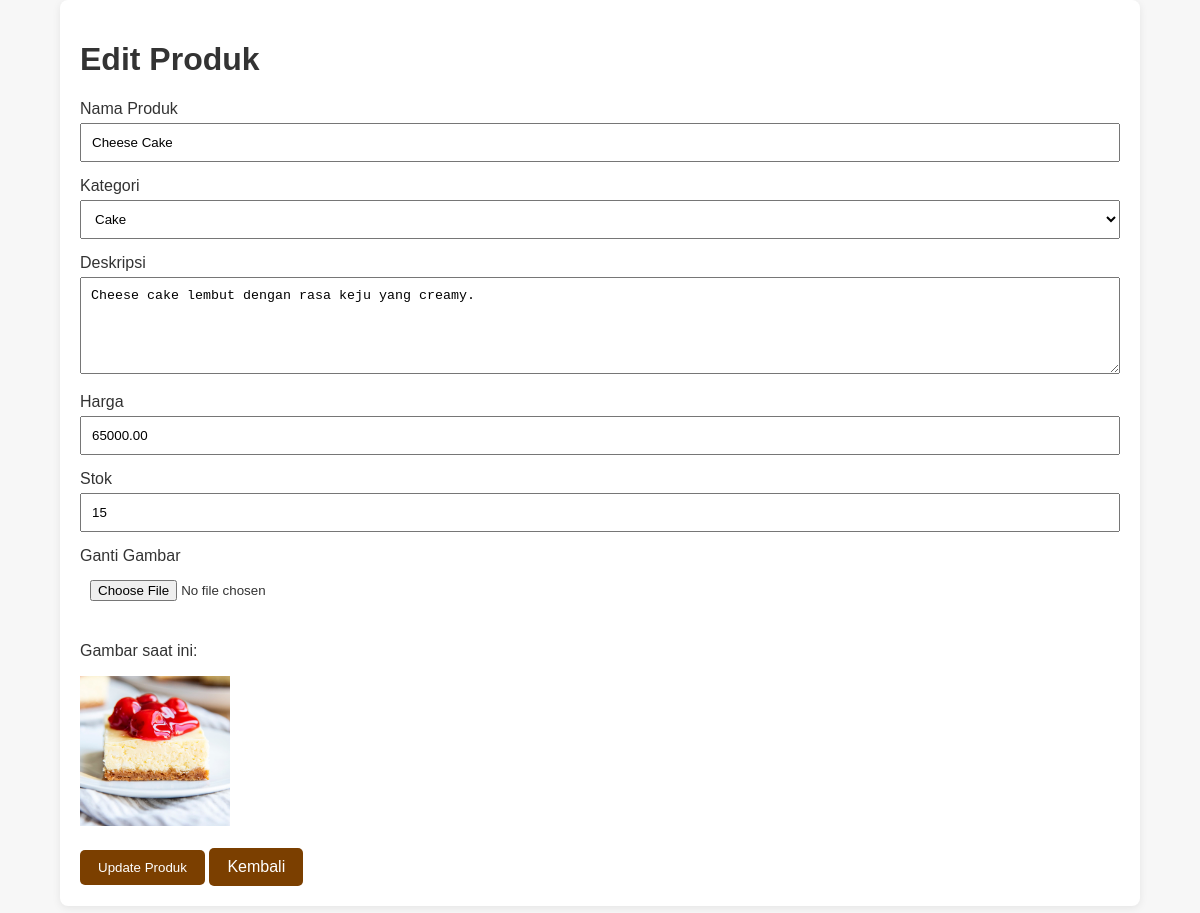
Screenshot of /admin/edit.php?id=2 (signed in) with the database file from the repository.
### tables this page shows
CREATE TABLE `produk` (
  `id` int NOT NULL,
  `nama` varchar(100) NOT NULL,
  `kategori` varchar(50) NOT NULL,
  `deskripsi` text NOT NULL,
  `harga` decimal(12,2) NOT NULL,
  `stok` int NOT NULL DEFAULT '0',
  `gambar` varchar(255) DEFAULT NULL,
  `created_at` timestamp NOT NULL DEFAULT CURRENT_TIMESTAMP
);

### admin/edit.php (the view, shortened to what this page needs)
<?php
require_once "../config/database.php";
$id = isset($_GET['id'])
    ? (int)$_GET['id']
    : 0;
$query = mysqli_query(
    $conn,
    "SELECT * FROM produk
     WHERE id = $id"
);
$produk = mysqli_fetch_assoc($query);
?>
<!DOCTYPE html>
<html>
<head>
    <link rel="stylesheet" href="../assets/style.css">
</head>
<body>
<div class="container">
    <div class="card">
        <h1>Edit Produk</h1>
        <form
            action="proses_produk.php"
            method="POST"
            enctype="multipart/form-data"
        >
            <label>Nama Produk</label>
            <input
                type="text"
                name="nama"
                value="<?= htmlspecialchars($produk['nama']); ?>"
                required
            >
            <label>Kategori</label>
            <select name="kategori" required>
                <option value="Cake"
                    <?= $produk['kategori'] == 'Cake' ? 'selected' : ''; ?>>
                    Cake
                </option>
            </select>
            <label>Deskripsi</label>
            <textarea
                name="deskripsi"
                rows="5"
                required
            ><?= htmlspecialchars($produk['deskripsi']); ?></textarea>
            <label>Harga</label>
            <input
                type="number"
                name="harga"
                value="<?= $produk['harga']; ?>"
                required
            >
            <label>Stok</label>
            <input
                type="number"
                name="stok"
                value="<?= $produk['stok']; ?>"
                required
            >
            <label>Ganti Gambar</label>
            <input
                type="file"
                name="gambar"
                accept=".jpg,.jpeg,.png,.webp"
            >
            <?php if ($produk['gambar']): ?>
                <p>Gambar saat ini:</p>
                <img
                    src="../uploads/produk/<?= htmlspecialchars($produk['gambar']); ?>"
                    width="150"
                >
            <?php endif; ?>
            <br><br>
            <button
                type="submit"
                class="btn"
            >
                Update Produk
            </button>
            <a
                href="produk.php"
                class="btn"
            >
                Kembali
            </a>
        </form>
    </div>
</div>
</body>
</html>

### assets/style.css (style rules this page uses)
* { box-sizing: border-box; }
body { margin: 0; font-family: Arial, sans-serif; background: #f7f7f7; color: #333; }
.container { width: 90%; max-width: 1100px; margin: auto; }
.btn { display: inline-block; padding: 10px 18px; background: #7b3f00; color: white; text-decoration: none; border-radius: 5px; border: none; cursor: pointer; }
.card { background: white; padding: 20px; border-radius: 8px; margin-bottom: 20px; box-shadow: 0 2px 8px rgba(0,0,0,0.08); }
input, textarea, select { width: 100%; padding: 10px; margin-top: 5px; margin-bottom: 15px; }

### rows the page displays
produk: nama "Cheese Cake", kategori "Cake", deskripsi "Cheese cake lembut dengan rasa keju yang creamy.", harga "65000.00", stok "15", gambar (picture)
